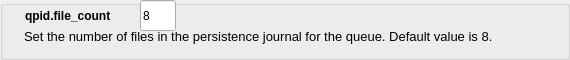
        <widget class="QGroupBox" name="groupBox_5">
         <property name="sizePolicy">
          <sizepolicy hsizetype="Preferred" vsizetype="Minimum">
           <horstretch>0</horstretch>
           <verstretch>0</verstretch>
          </sizepolicy>
         </property>
         <property name="minimumSize">
          <size>
           <width>0</width>
           <height>60</height>
          </size>
         </property>
         <property name="statusTip">
          <string>8</string>
         </property>
         <property name="title">
          <string/>
         </property>
         <widget class="QTextEdit" name="textEdit_6">
          <property name="enabled">
           <bool>true</bool>
          </property>
          <property name="geometry">
           <rect>
            <x>20</x>
            <y>25</y>
            <width>541</width>
            <height>26</height>
           </rect>
          </property>
          <property name="minimumSize">
           <size>
            <width>0</width>
            <height>20</height>
           </size>
          </property>
          <property name="font">
           <font>
            <pointsize>10</pointsize>
           </font>
          </property>
          <property name="focusPolicy">
           <enum>Qt::NoFocus</enum>
          </property>
          <property name="autoFillBackground">
           <bool>false</bool>
          </property>
          <property name="styleSheet">
           <string notr="true">background: transparent;</string>
          </property>
          <property name="frameShape">
           <enum>QFrame::NoFrame</enum>
          </property>
          <property name="frameShadow">
           <enum>QFrame::Plain</enum>
          </property>
          <property name="lineWidth">
           <number>0</number>
          </property>
          <property name="verticalScrollBarPolicy">
           <enum>Qt::ScrollBarAlwaysOff</enum>
          </property>
          <property name="horizontalScrollBarPolicy">
           <enum>Qt::ScrollBarAlwaysOff</enum>
          </property>
          <property name="readOnly">
           <bool>true</bool>
          </property>
          <property name="html">
           <string>&lt;!DOCTYPE HTML PUBLIC &quot;-//W3C//DTD HTML 4.0//EN&quot; &quot;http://www.w3.org/TR/REC-html40/strict.dtd&quot;&gt;
&lt;html&gt;&lt;head&gt;&lt;meta name=&quot;qrichtext&quot; content=&quot;1&quot; /&gt;&lt;style type=&quot;text/css&quot;&gt;
p, li { white-space: pre-wrap; }
&lt;/style&gt;&lt;/head&gt;&lt;body style=&quot; font-family:'Cantarell'; font-size:10pt; font-weight:400; font-style:normal;&quot;&gt;
&lt;p style=&quot; margin-top:0px; margin-bottom:0px; margin-left:0px; margin-right:0px; -qt-block-indent:0; text-indent:0px;&quot;&gt;Set the number of files in the persistence journal for the queue. Default value is 8.&lt;/p&gt;&lt;/body&gt;&lt;/html&gt;</string>
          </property>
         </widget>
         <widget class="QLineEdit" name="file_count">
          <property name="geometry">
           <rect>
            <x>140</x>
            <y>0</y>
            <width>36</width>
            <height>31</height>
           </rect>
          </property>
          <property name="text">
           <string>8</string>
          </property>
          <property name="maxLength">
           <number>5</number>
          </property>
         </widget>
         <widget class="QLabel" name="label_11">
          <property name="geometry">
           <rect>
            <x>25</x>
            <y>5</y>
            <width>111</width>
            <height>21</height>
           </rect>
          </property>
          <property name="font">
           <font>
            <weight>75</weight>
            <bold>true</bold>
           </font>
          </property>
          <property name="text">
           <string>qpid.file_count</string>
          </property>
         </widget>
        </widget>
